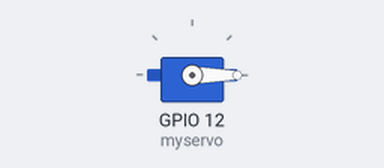
Bench run of a sketch on a simulated ESP32. Parts: servo.

Above: at 0.05 s.
Timing chart, 0 to 3.5 s (numbered marks = the images above):
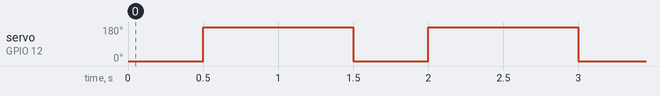

The sketch:

PruebaServos.ino
```cpp
#include <ESP32Servo.h>

Servo myservo;
int pos = 0;

void setup() {
  myservo.attach(12);
}

void loop() {
  //for (pos = 0; pos <= 180; pos += 1) {
    myservo.write(0);
    delay(500);
    myservo.write(180);
    delay(1000);

  //}
  //for (pos = 180; pos >= 0; pos -= 1) {
    //myservo.write(pos);
    //delay(2);
  //}
}
```

Measured:
- by itself, servo on GPIO 12 (myservo): alternates 180° for 1.0 s and 0° for 0.50 s
